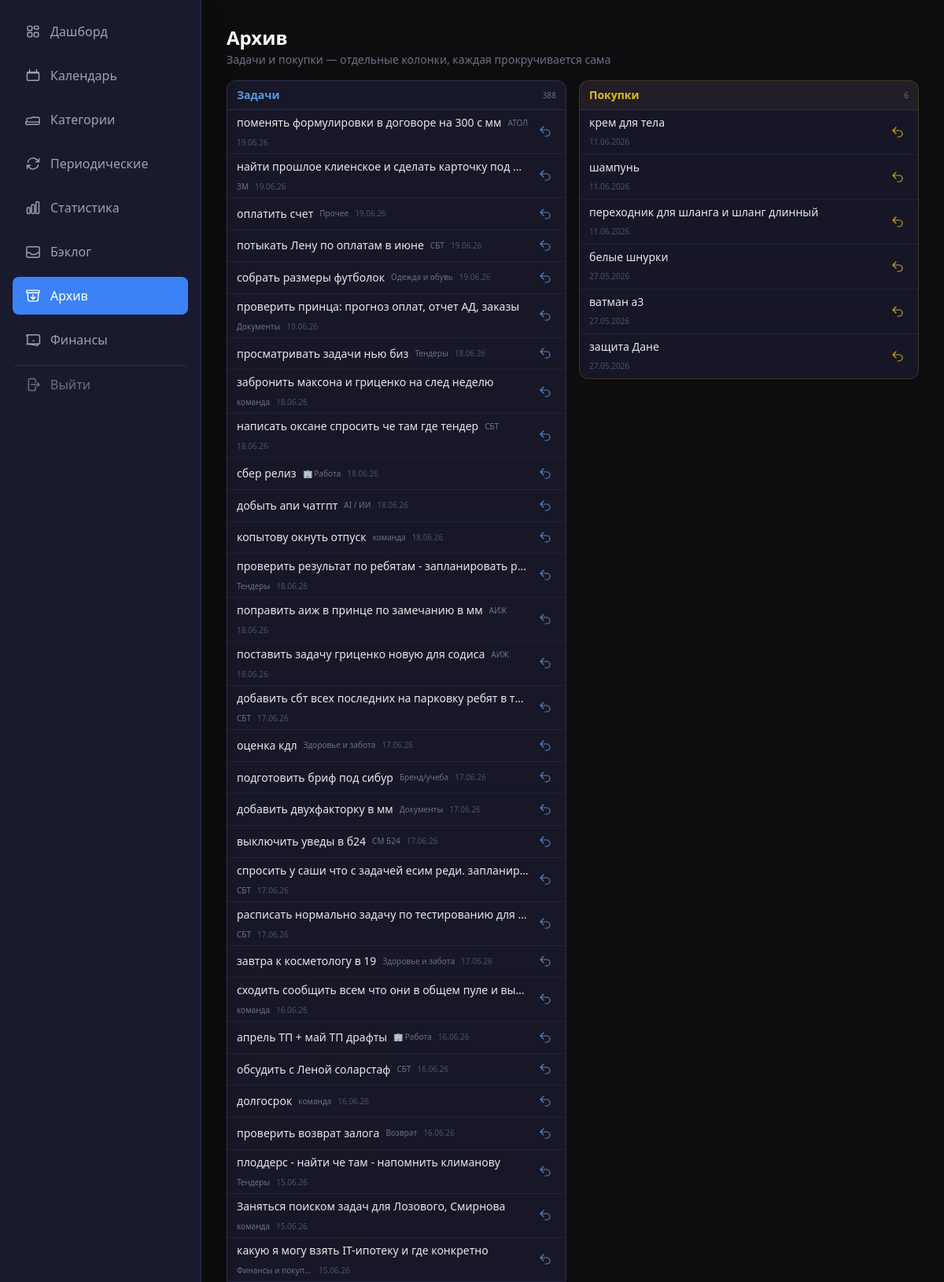
Page /archive (upper part) on the committed database.
### app/models/shopping.py (models this page shows)
class ShoppingItem(Base):
    __tablename__ = "shopping_items"
    id = Column(Integer, primary_key=True, index=True)
    title = Column(String(500), nullable=False)
    quantity = Column(String(100), default="")  # количество (например, "2 шт", "500 г")
    is_purchased = Column(Boolean, default=False, index=True)
    is_archived = Column(Boolean, default=False, index=True)
    item_kind = Column(String(20), default="purchase", nullable=False)  # purchase
    created_at = Column(DateTime(timezone=True), server_default=func.now())
    purchased_at = Column(DateTime(timezone=True), nullable=True)

### app/models/task.py (models this page shows)
class Task(Base):
    __tablename__ = "tasks"
    id = Column(Integer, primary_key=True, index=True)
    title = Column(String(500), nullable=False)
    description = Column(String, default="")
    category_id = Column(Integer, ForeignKey("categories.id"), nullable=True, index=True)
    status = Column(String(20), default="новая", index=True)  # новая/в_работе/выполнена/отложена
    priority = Column(String(20), default="средний")  # низкий/средний/высокий
    due_date = Column(Date, nullable=True, index=True)
    due_time = Column(Time, nullable=True) # Время встречи
    created_at = Column(DateTime(timezone=True), server_default=func.now())
    completed_at = Column(DateTime(timezone=True), nullable=True)
    source = Column(String(20), default="web")  # telegram/web/screenshot
    parent_task_id = Column(Integer, ForeignKey("tasks.id"), nullable=True, index=True)
    is_archived = Column(Boolean, default=False, index=True)
    item_kind = Column(String(20), default="task", nullable=False, index=True)  # task
    sort_order = Column(Integer, default=0)
    needs_review = Column(Boolean, default=False)
    message_hash = Column(String(64), nullable=True)
    postpones = Column(Integer, default=0)
    chronic_task = Column(Boolean, default=False, index=True)
    chronic_reviewed = Column(Boolean, default=False)
    tags = Column(String(500), nullable=True) # Теги проекта или контекста (#Антон, #Сбер)
    size = Column(String(4), nullable=True)   # L / XL — крупные задачи (NULL = обычная)
    impact_notes = Column(Text, nullable=True) # Заметки о результате/влиянии
    is_milestone = Column(Boolean, default=False, index=True) # Флаг важного достижения
    estimated_minutes = Column(Integer, nullable=True)
    actual_minutes = Column(Integer, nullable=True)
    category = relationship("Category", back_populates="tasks")
    subtasks = relationship("Task", backref="parent_task", remote_side=[id], lazy="select")

### app/models/category.py (models this page shows)
class Category(Base):
    __tablename__ = "categories"
    id = Column(Integer, primary_key=True, index=True)
    name = Column(String(100), nullable=False, index=True)
    is_global = Column(Boolean, default=False, index=True)
    parent_id = Column(Integer, ForeignKey("categories.id"), nullable=True)
    type = Column(String(20), default="task", index=True)  # task / finance
    created_at = Column(DateTime(timezone=True), server_default=func.now())
    children = relationship("Category", backref="parent", remote_side=[id], lazy="select")
    tasks = relationship("Task", back_populates="category", lazy="select")

### app/web/routes/archive.py (the view)
@router.get("/archive", response_class=HTMLResponse)
async def archive_page(
    request: Request,
    page: int = 1,
    shop_page: int = 1,
    limit: int = 50,
):
    offset = (page - 1) * limit
    shop_offset = (shop_page - 1) * limit
    async with async_session() as db:
        total_result = await db.execute(
            select(func.count(Task.id)).where(
                Task.is_archived == True,
                Task.item_kind == "task",
            )
        )
        total = total_result.scalar() or 0
        result = await db.execute(
            select(Task)
            .options(selectinload(Task.category))
            .where(Task.is_archived == True, Task.item_kind == "task")
            .order_by(Task.completed_at.desc(), Task.created_at.desc())
            .offset(offset)
            .limit(limit)
        )
        tasks = list(result.scalars().all())
        shop_total_result = await db.execute(
            select(func.count(ShoppingItem.id)).where(
                ShoppingItem.is_archived == True,
                ShoppingItem.item_kind == "purchase",
            )
        )
        shop_total = shop_total_result.scalar() or 0
        shop_result = await db.execute(
            select(ShoppingItem)
            .where(ShoppingItem.is_archived == True, ShoppingItem.item_kind == "purchase")
            .order_by(ShoppingItem.purchased_at.desc(), ShoppingItem.created_at.desc())
            .offset(shop_offset)
            .limit(limit)
        )
        shopping_archived = list(shop_result.scalars().all())
        has_prev = page > 1
        has_next = offset + limit < total
        shop_has_prev = shop_page > 1
        shop_has_next = shop_offset + limit < shop_total
    return templates.TemplateResponse(request, "archive.html", {
        "request": request,
        "tasks": tasks,
        "total": total,
        "page": page,
        "limit": limit,
        "has_prev": has_prev,
        "has_next": has_next,
        "prev_page": page - 1,
        "next_page": page + 1,
        "shopping_archived": shopping_archived,
        "shop_total": shop_total,
        "shop_page": shop_page,
        "shop_has_prev": shop_has_prev,
        "shop_has_next": shop_has_next,
        "shop_prev_page": shop_page - 1,
        "shop_next_page": shop_page + 1,
    })

### app/web/templates/archive.html (shortened to what this page needs)
{% extends "base.html" %}
{% from 'partials/icons_macros.html' import icon_restore %}
{% block content %}
<div class="max-w-6xl mx-auto">
    <div class="mb-4">
        <h1 class="text-2xl font-bold text-white">Архив</h1>
        <p class="text-gray-500 text-sm mt-0.5">Задачи и покупки — отдельные колонки, каждая прокручивается сама</p>
    </div>
    <div class="grid grid-cols-1 lg:grid-cols-2 gap-4 items-start">
        <section id="archive-shopping"
                 class="order-1 lg:order-2 flex flex-col min-h-0 rounded-xl border border-yellow-500/20 bg-dark-800/80 overflow-hidden max-h-[min(42vh,22rem)] lg:max-h-[calc(100vh-10rem)] lg:sticky lg:top-4">
            <div class="shrink-0 px-3 py-2 border-b border-dark-600 bg-yellow-500/5 flex items-center justify-between gap-2">
                <h2 class="text-sm font-bold text-yellow-400/90">Покупки</h2>
                <span class="text-[10px] text-gray-500 tabular-nums">{{ shop_total }}</span>
            </div>
            <div class="flex-1 min-h-0 overflow-y-auto">
                {% if shopping_archived %}
                <ul class="divide-y divide-dark-700/80">
                    {% for item in shopping_archived %}
                    <li id="archive-shop-{{ item.id }}"
                        class="group px-3 py-1.5 hover:bg-dark-700/40 flex items-center gap-2 min-h-[2rem]">
                        <div class="flex-1 min-w-0">
                            <span class="text-sm text-gray-200 truncate block" title="{{ item.title }}">{{ item.title }}</span>
                            {% if item.purchased_at %}
                            <span class="text-[10px] text-gray-600 tabular-nums">{{ item.purchased_at.strftime('%d.%m.%Y') }}</span>
                            {% endif %}
                        </div>
                        <form hx-post="/archive/shopping/{{ item.id }}/restore"
                              hx-target="#archive-shop-{{ item.id }}"
                              hx-swap="outerHTML"
                              class="shrink-0">
                            <button type="submit"
                                    class="icon-action icon-action--warn opacity-80 group-hover:opacity-100"
                                    title="Вернуть в список покупок">
                                {{ icon_restore() }}
                            </button>
                        </form>
                    </li>
                    {% endfor %}
                </ul>
                {% else %}
                <p class="text-center py-8 text-sm text-gray-600">Покупок в архиве нет</p>
                {% endif %}
            </div>
        </section>
        <section class="order-2 lg:order-1 flex flex-col min-h-0 rounded-xl border border-dark-600 bg-dark-800/80 overflow-hidden max-h-[min(55vh,32rem)] lg:max-h-[calc(100vh-10rem)]">
            <div class="shrink-0 px-3 py-2 border-b border-dark-600 flex items-center justify-between gap-2">
                <h2 class="text-sm font-bold text-blue-400/90">Задачи</h2>
                <span class="text-[10px] text-gray-500 tabular-nums">{{ total }}</span>
            </div>
            <div class="flex-1 min-h-0 overflow-y-auto">
                {% if tasks %}
                <ul class="divide-y divide-dark-700/80">
                    {% for task in tasks %}
                    <li id="archive-task-{{ task.id }}"
                        class="group px-3 py-1.5 hover:bg-dark-700/40 flex items-center gap-2 min-h-[2rem]">
                        <div class="flex-1 min-w-0 flex items-center gap-2 flex-wrap">
                            <span class="text-sm font-medium text-gray-200 truncate" title="{{ task.title }}">{{ task.title }}</span>
                            {% if task.category %}
                            <span class="text-[10px] text-gray-500 truncate max-w-[6rem]">{{ task.category.name }}</span>
                            {% endif %}
                            <span class="text-[10px] text-gray-600 tabular-nums shrink-0">
                                {{ task.completed_at.strftime('%d.%m.%y') if task.completed_at else task.created_at.strftime('%d.%m.%y') }}
                            </span>
                        </div>
                        <form hx-post="/archive/{{ task.id }}/restore"
                              hx-target="#archive-task-{{ task.id }}"
                              hx-swap="outerHTML"
                              class="shrink-0">
                            <button type="submit"
                                    class="icon-action icon-action--info opacity-80 group-hover:opacity-100"
                                    title="Восстановить задачу">
                                {{ icon_restore() }}
                            </button>
                        </form>
                    </li>
                    {% endfor %}
                </ul>
                {% else %}
                <p class="text-center py-8 text-sm text-gray-600">Задач в архиве нет</p>
                {% endif %}
            </div>
        </section>
    </div>
</div>
{% endblock %}

### app/web/templates/partials/icons_macros.html (shortened to what this page needs)
{% macro icon_calendar(class='w-5 h-5') %}
<svg class="{{ class }}" fill="none" stroke="currentColor" stroke-width="1.75" viewBox="0 0 24 24" aria-hidden="true">
  <path stroke-linecap="round" stroke-linejoin="round" d="M6.75 3v2.25M17.25 3v2.25M4.5 8.25h15M4.5 19.5h15a1.5 1.5 0 001.5-1.5V8.25a1.5 1.5 0 00-1.5-1.5h-15a1.5 1.5 0 00-1.5 1.5v9.75a1.5 1.5 0 001.5 1.5z"/>
</svg>
{% endmacro %}
{% macro icon_folder(class='w-4 h-4') %}
<svg class="{{ class }}" fill="none" stroke="currentColor" stroke-width="1.75" viewBox="0 0 24 24" aria-hidden="true">
  <path stroke-linecap="round" stroke-linejoin="round" d="M2.25 12.75V12A2.25 2.25 0 014.5 9.75h4.128a2.25 2.25 0 011.59-.659l2.845-.948a2.25 2.25 0 011.59.659H19.5A2.25 2.25 0 0121.75 12v.75m-19.5 0A2.25 2.25 0 004.5 15.75h15a2.25 2.25 0 002.25-2.25m-19.5 0v1.5A2.25 2.25 0 004.5 19.5h15a2.25 2.25 0 002.25-2.25v-1.5"/>
</svg>
{% endmacro %}
{% macro icon_repeat(class='w-3.5 h-3.5') %}
<svg class="{{ class }}" fill="none" stroke="currentColor" stroke-width="1.75" viewBox="0 0 24 24" aria-hidden="true">
  <path stroke-linecap="round" stroke-linejoin="round" d="M16.023 9.348h4.992v-.001M2.985 19.644v-4.992m0 0h4.992m-4.993 0l3.181 3.183a8.25 8.25 0 0013.803-3.7M4.031 9.865a8.25 8.25 0 0113.803-3.7l3.181 3.182m0-4.991v4.99"/>
</svg>
{% endmacro %}
{% macro icon_restore(class='w-4 h-4') %}
<svg class="{{ class }}" fill="none" stroke="currentColor" stroke-width="1.75" viewBox="0 0 24 24" aria-hidden="true">
  <path stroke-linecap="round" stroke-linejoin="round" d="M9 15L3 9m0 0l6-6M3 9h12a6 6 0 010 12h-3"/>
</svg>
{% endmacro %}
{% macro icon_nav_dashboard(class='w-5 h-5') %}
<svg class="{{ class }}" fill="none" stroke="currentColor" stroke-width="1.75" viewBox="0 0 24 24" aria-hidden="true">
  <path stroke-linecap="round" stroke-linejoin="round" d="M3.75 6A2.25 2.25 0 016 3.75h2.25A2.25 2.25 0 0110.5 6v2.25a2.25 2.25 0 01-2.25 2.25H6a2.25 2.25 0 01-2.25-2.25V6zM13.5 15.75A2.25 2.25 0 0115.75 13.5h2.25a2.25 2.25 0 012.25 2.25V18a2.25 2.25 0 01-2.25 2.25h-2.25A2.25 2.25 0 0113.5 18v-2.25zM13.5 6A2.25 2.25 0 0115.75 3.75h2.25A2.25 2.25 0 0120.25 6v2.25A2.25 2.25 0 0118 8.25h-2.25A2.25 2.25 0 0113.5 6zM3.75 15.75A2.25 2.25 0 016 13.5h2.25a2.25 2.25 0 012.25 2.25V18A2.25 2.25 0 018.25 20.25H6A2.25 2.25 0 013.75 18v-2.25z"/>
</svg>
{% endmacro %}
{% macro icon_nav_stats(class='w-5 h-5') %}
<svg class="{{ class }}" fill="none" stroke="currentColor" stroke-width="1.75" viewBox="0 0 24 24" aria-hidden="true">
  <path stroke-linecap="round" stroke-linejoin="round" d="M3 13.125C3 12.504 3.504 12 4.125 12h2.25c.621 0 1.125.504 1.125 1.125v6.75C7.5 20.496 6.996 21 6.375 21h-2.25A1.125 1.125 0 013 19.875v-6.75zM9.75 8.625c0-.621.504-1.125 1.125-1.125h2.25c.621 0 1.125.504 1.125 1.125v11.25c0 .621-.504 1.125-1.125 1.125h-2.25a1.125 1.125 0 01-1.125-1.125V8.625zM16.5 4.125c0-.621.504-1.125 1.125-1.125h2.25C20.496 3 21 3.504 21 4.125v15.75c0 .621-.504 1.125-1.125 1.125h-2.25a1.125 1.125 0 01-1.125-1.125V4.125z"/>
</svg>
{% endmacro %}
{% macro icon_nav_inbox(class='w-5 h-5') %}
<svg class="{{ class }}" fill="none" stroke="currentColor" stroke-width="1.75" viewBox="0 0 24 24" aria-hidden="true">
  <path stroke-linecap="round" stroke-linejoin="round" d="M2.25 13.5h3.86a2.25 2.25 0 011.664.736l1.244 1.244a2.25 2.25 0 001.664.736h4.364a2.25 2.25 0 001.664-.736l1.244-1.244a2.25 2.25 0 011.664-.736H21.75M2.25 13.5V6.75A2.25 2.25 0 014.5 4.5h15a2.25 2.25 0 012.25 2.25v6.75M2.25 13.5v4.875A2.25 2.25 0 004.5 20.625h15a2.25 2.25 0 002.25-2.25V13.5"/>
</svg>
{% endmacro %}
{% macro icon_nav_archive(class='w-5 h-5') %}
<svg class="{{ class }}" fill="none" stroke="currentColor" stroke-width="1.75" viewBox="0 0 24 24" aria-hidden="true">
  <path stroke-linecap="round" stroke-linejoin="round" d="M20.25 7.5l-.625 10.632a2.25 2.25 0 01-2.247 2.118H6.622a2.25 2.25 0 01-2.247-2.118L3.75 7.5m8.25 3v6.75m0 0l-3-3m3 3l3-3M3.375 7.5h17.25c.621 0 1.125-.504 1.125-1.125v-1.5c0-.621-.504-1.125-1.125-1.125H3.375c-.621 0-1.125.504-1.125 1.125v1.5c0 .621.504 1.125 1.125 1.125z"/>
</svg>
{% endmacro %}
{% macro icon_nav_finance(class='w-5 h-5') %}
<svg class="{{ class }}" fill="none" stroke="currentColor" stroke-width="1.75" viewBox="0 0 24 24" aria-hidden="true">
  <path stroke-linecap="round" stroke-linejoin="round" d="M2.25 18.75a60.07 60.07 0 0115.797 2.101c.727.198 1.453-.342 1.453-1.096V18.75M3.75 4.5v.75A.75.75 0 013 6h-.75m0 0v-.375c0-.621.504-1.125 1.125-1.125H20.25c.621 0 1.125.504 1.125 1.125v.375m-18 0v11.25c0 .621.504 1.125 1.125 1.125h16.5a1.125 1.125 0 001.125-1.125V6m-9 7.5h.008v.008H12v-.008z"/>
</svg>
{% endmacro %}
{% macro icon_nav_logout(class='w-5 h-5') %}
<svg class="{{ class }}" fill="none" stroke="currentColor" stroke-width="1.75" viewBox="0 0 24 24" aria-hidden="true">
  <path stroke-linecap="round" stroke-linejoin="round" d="M15.75 9V5.25A2.25 2.25 0 0013.5 3h-6a2.25 2.25 0 00-2.25 2.25v13.5A2.25 2.25 0 007.5 21h6a2.25 2.25 0 002.25-2.25V15m3 0l3-3m0 0l-3-3m3 3H9"/>
</svg>
{% endmacro %}

### app/web/static/css/style.css (style rules this page uses)
.icon-action { display: inline-flex; align-items: center; justify-content: center; padding: 0.35rem; border-radius: 0.375rem; border: none; background: transparent; cursor: pointer; transition: color 0.15s ease, background-color 0.15s ease; }
.icon-action--info { color: #60a5fa; }
.icon-action--warn { color: #facc15; }

### rows in the picture
ShoppingItem: title "крем для тела", purchased_at "11.06.2026"
ShoppingItem: title "шампунь", purchased_at "11.06.2026"
ShoppingItem: title "переходник для шланга и шланг длинный", purchased_at "11.06.2026"
ShoppingItem: title "белые шнурки", purchased_at "27.05.2026"
ShoppingItem: title "ватман а3", purchased_at "27.05.2026"
ShoppingItem: title "защита Дане", purchased_at "27.05.2026"
Task: title "поменять формулировки в договоре на 300 с мм", category.name "АТОЛ", completed_at "19.06.26"
Task: title "найти прошлое клиенское и сделать карточку под…", category.name "ЗМ", completed_at "19.06.26"
Task: title "оплатить счет", category.name "Прочее", completed_at "19.06.26"
Task: title "потыкать Лену по оплатам в июне", category.name "СБТ", completed_at "19.06.26"
Task: title "собрать размеры футболок", category.name "Одежда и обувь", completed_at "19.06.26"
Task: title "проверить принца: прогноз оплат, отчет АД, заказы", category.name "Документы", completed_at "19.06.26"
Task: title "просматривать задачи нью биз", category.name "Тендеры", completed_at "18.06.26"
Task: title "забронить максона и гриценко на след неделю", category.name "команда", completed_at "18.06.26"
Task: title "написать оксане спросить че там где тендер", category.name "СБТ", completed_at "18.06.26"
Task: title "сбер релиз", category.name "🏢 Работа", completed_at "18.06.26"
Task: title "добыть апи чатгпт", category.name "AI / ИИ", completed_at "18.06.26"
Task: title "копытову окнуть отпуск", category.name "команда", completed_at "18.06.26"
Task: title "проверить результат по ребятам - запланировать р…", category.name "Тендеры", completed_at "18.06.26"
Task: title "поправить аиж в принце по замечанию в мм", category.name "АИЖ", completed_at "18.06.26"
Task: title "поставить задачу гриценко новую для содиса", category.name "АИЖ", completed_at "18.06.26"
Task: title "добавить сбт всех последних на парковку ребят в т…", category.name "СБТ", completed_at "17.06.26"
Task: title "оценка кдл", category.name "Здоровье и забота", completed_at "17.06.26"
Task: title "подготовить бриф под сибур", category.name "Бренд/учеба", completed_at "17.06.26"
Task: title "добавить двухфакторку в мм", category.name "Документы", completed_at "17.06.26"
Task: title "выключить уведы в б24", category.name "СМ Б24", completed_at "17.06.26"
Task: title "спросить у саши что с задачей есим реди. запланир…", category.name "СБТ", completed_at "17.06.26"
Task: title "расписать нормально задачу по тестированию для…", category.name "СБТ", completed_at "17.06.26"
Task: title "завтра к косметологу в 19", category.name "Здоровье и забота", completed_at "17.06.26"
Task: title "сходить сообщить всем что они в общем пуле и вы…", category.name "команда", completed_at "16.06.26"
Task: title "апрель ТП + май ТП драфты", category.name "🏢 Работа", completed_at "16.06.26"
Task: title "обсудить с Леной соларстаф", category.name "СБТ", completed_at "16.06.26"
Task: title "долгосрок", category.name "команда", completed_at "16.06.26"
Task: title "проверить возврат залога", category.name "Возврат", completed_at "16.06.26"
Task: title "плоддерс - найти че там - напомнить климанову", category.name "Тендеры", completed_at "15.06.26"
Task: title "Заняться поиском задач для Лозового, Смирнова", category.name "команда", completed_at "15.06.26"
Task: title "какую я могу взять IT-ипотеку и где конкретно", category.name "Финансы и покуп…", completed_at "15.06.26"

### other values in the picture
{{ shop_total }} "6"
{{ total }} "388"
